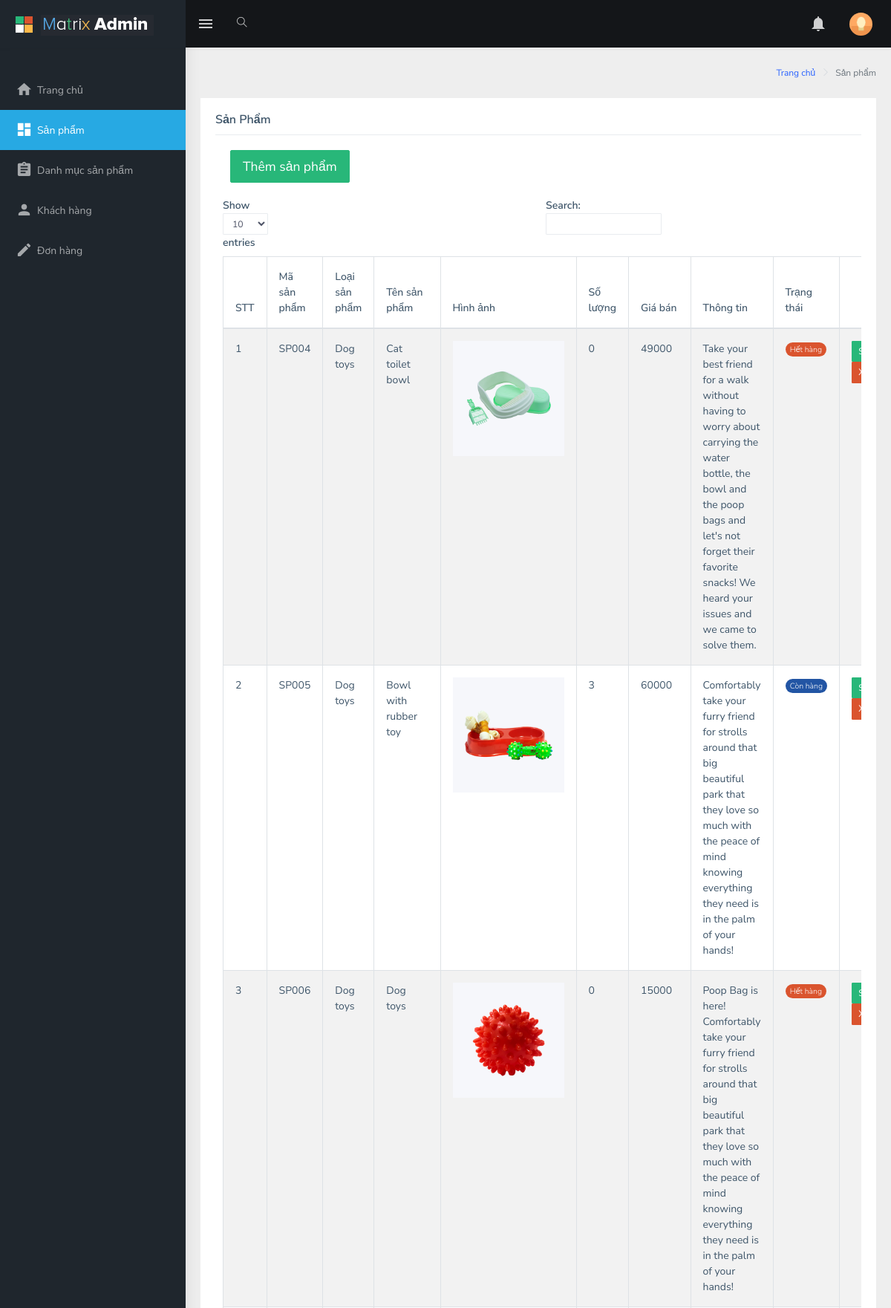
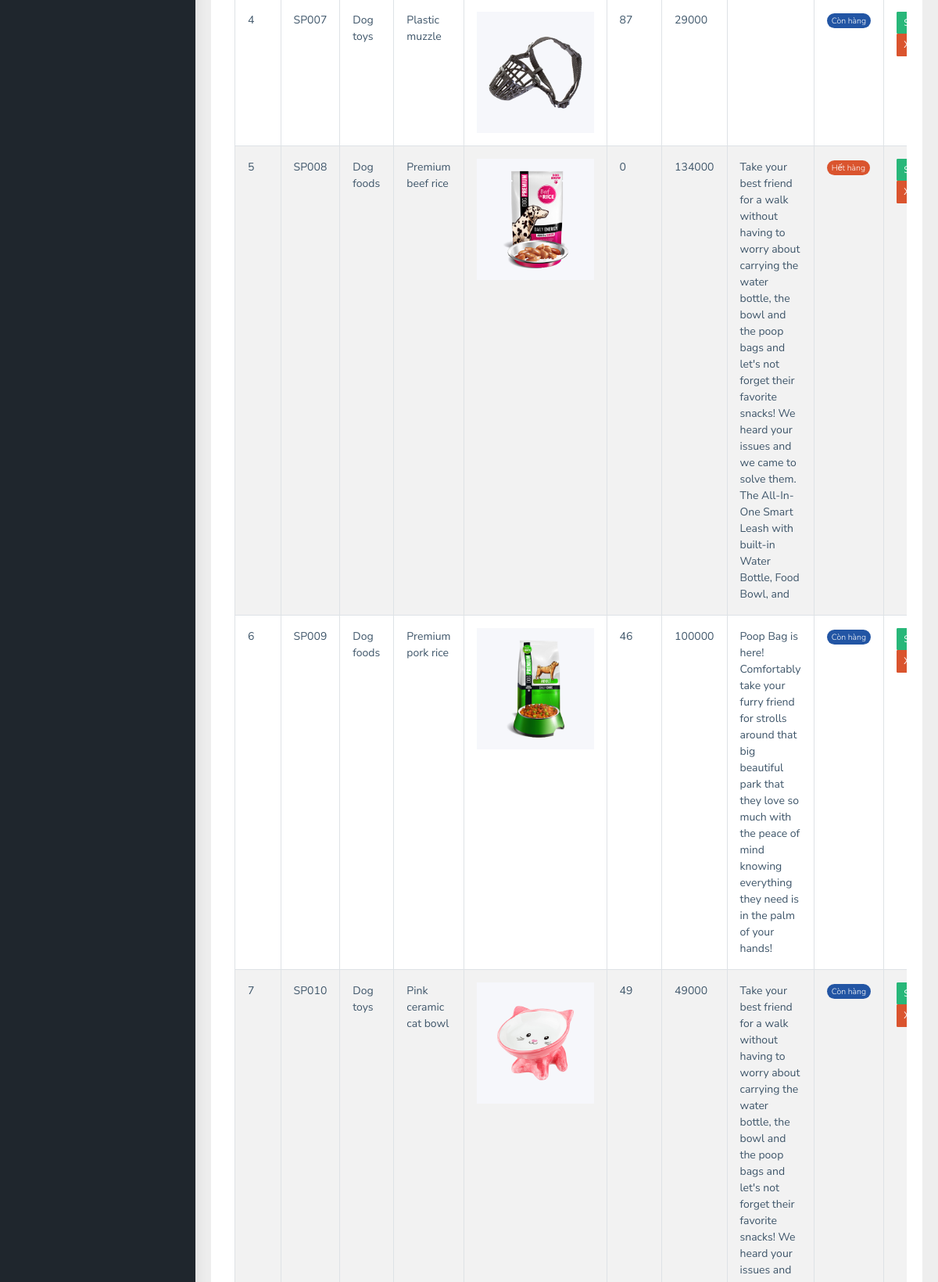
Page /admin/list_product.php (signed in, upper part) on the committed database (2 pictures, top to bottom).
### tables this page shows
CREATE TABLE `san_pham` (
  `ma_sp` varchar(11) NOT NULL,
  `ma_loai_sp` varchar(11) NOT NULL,
  `ten_sp` varchar(50) NOT NULL,
  `hinh_anh` varchar(255) NOT NULL,
  `so_luong` int(11) DEFAULT NULL,
  `gia_ban` int(11) DEFAULT NULL,
  `thong_tin_them` varchar(500) NOT NULL,
  `trang_thai_sp` tinyint(2) NOT NULL DEFAULT 1
);

CREATE TABLE `loai_sp` (
  `ma_loai` varchar(11) NOT NULL,
  `ten_loai_sp` varchar(50) NOT NULL
);

### admin/controllers/c_product.php (called while the page is built, shortened)
<?php
include ("models/m_product.php");
class c_product{
    public function product() {
        $banner = new m_product();
        $product = $banner->select_product();
        include ("templates/layout.php");
    }
}
?>

### admin/list_product.php (called while the page is built, shortened)
<?php
include("controllers/c_product.php");
$product = new c_product();
$product->product();
?>

### admin/models/database.php (called while the page is built, shortened)
<?php
class database{
    protected $pdo = NULL;
    protected $sql = '';
    public function __construct() {
        try
        {
            $this->pdo = new PDO('mysql:host=localhost; dbname=php_shoppet','root','');
            $this->pdo->query('set names "utf8"');
        }
        catch(PDOException $ex )
        {
            die($ex->getMessage());
        }
    }
    public function setQuery($sql) {
        $this->sql = $sql;
    }
    public function execute($options=array()) {
        $this->sta = $this->pdo->prepare($this->sql);
        $this->sta->execute();
        return $this->sta;
    }
    public function loadAllRows($options=array()) {
        if(!$options) {
            if(!$result = $this->execute())
                return false;
        }
        else {
            if(!$result = $this->execute($options))
                return false;
        }
        return $result->fetchAll(PDO::FETCH_OBJ);
    }
}
?>

### admin/models/m_product.php (called while the page is built, shortened)
<?php
require_once ("database.php");
class m_product extends database {
    public function select_product() {
        $sql = "select *
                from san_pham
                inner join loai_sp
                on san_pham.ma_loai_sp = loai_sp.ma_loai";
        return $this->loadAllRows();
    }
}

### admin/views/product/v_product.php (the view, shortened to what this page needs)
<div class="page-wrapper">
    <div class="page-breadcrumb">
        <div class="row">
            <div class="col-12 d-flex no-block align-items-center">
                <div class="ml-auto text-right">
                    <nav aria-label="breadcrumb">
                        <ol class="breadcrumb">
                            <li class="breadcrumb-item"><a href="#">Trang chủ</a></li>
                            <li class="breadcrumb-item active" aria-current="page">Sản phẩm</li>
                        </ol>
                    </nav>
                </div>
            </div>
        </div>
    </div>
    <div class="container-fluid">
        <div class="row">
            <div class="col-12">
                <div class="card">
                    <div class="card-body">
                        <h5 class="card-title">Sản Phẩm</h5>
                        <div class="table-responsive">
                            <div class="border-top" style="display: flex;">
                                <div class="card-body" style="flex: 0;">
                                    <button type="button" class="btn btn-success btn-lg" onclick="window.location.href='add_product.php'">Thêm sản phẩm</button>
                                </div>
                            </div>
                            <table id="zero_config" class="table table-striped table-bordered">
                                <thead>
                                <tr>
                                    <th>STT</th>
                                    <th>Mã sản phẩm</th>
                                    <th>Loại sản phẩm</th>
                                    <th>Tên sản phẩm</th>
                                    <th>Hình ảnh</th>
                                    <th>Số lượng</th>
                                    <th>Giá bán</th>
                                    <th>Thông tin</th>
                                    <th>Trạng thái</th>
                                    <th></th>
                                </tr>
                                </thead>
                                <tbody>
                                <?php
                                    foreach ($product as $key=>$value) {
                                        if ( $value->so_luong == 0) {
                                            $css_trang_thai =   "badge-danger";
                                            $text_trang_thai =  "Hết hàng";
                                        }else{
                                            if($value->trang_thai_sp == 0) {
                                                $css_trang_thai =   "badge-danger";
                                                $text_trang_thai =  "Hết hàng";
                                            }else{
                                                $css_trang_thai = "badge-info";
                                                $text_trang_thai = "Còn hàng";
                                            }
                                        }
                                 ?>
                                    <tr>
                                        <td><?php echo $key+1; ?></td>
                                        <td><?php echo $value->ma_sp ; ?></td>
                                        <td><?php echo $value->ten_loai_sp ; ?></td>
                                        <td><?php echo $value->ten_sp ; ?></td>
                                        <td> <img style="width: 150px;"  src = 'public/imageproduct/<?php echo $value->hinh_anh;?>'></td>
                                        <td><?php echo $value->so_luong ; ?></td>
                                        <td><?php echo $value->gia_ban ; ?></td>
                                        <td><?php echo $value->thong_tin_them ; ?></td>
                                        <td> <span class="badge badge-pill <?php echo $css_trang_thai;?>"><?php echo $text_trang_thai;?> </span></td>
                                        <td>
                                            <button type="button" class="btn btn-success btn-sm" onclick="window.location.href='edit_product.php?ma_sp=<?php echo $value->ma_sp;?>'">Sửa</button>
                                            <button type="button" class="btn btn-danger btn-sm" onclick="window.location.href='delete_product.php?ma_sp=<?php echo $value->ma_sp;?>'">Xóa</button>
                                        </td>
                                    </tr>
                                <?php } ?>
                                </tbody>
                            </table>
                        </div>
                    </div>
                </div>
            </div>
        </div>
    </div>
</div>

### admin/templates/layout.php (shortened to what this page needs)
<!DOCTYPE html>
<html dir="ltr" lang="vi">
<?php
    include ("head.php");
?>
<body>
<div id="main-wrapper">
<?php
include ("header.php");
?>
    <?php
    include ("navigation.php");
    ?>
    <?php
    include ("content.php");
    ?>
</div>
</body>
</html>

### admin/templates/head.php (shortened to what this page needs)
<head>
    <link href="public/assets/libs/flot/css/float-chart.css" rel="stylesheet">
    <link href="public/dist/css/style.min.css" rel="stylesheet">
</head>

### admin/templates/header.php (shortened to what this page needs)
<header class="topbar" data-navbarbg="skin5">
    <nav class="navbar top-navbar navbar-expand-md navbar-dark">
        <div class="navbar-header" data-logobg="skin5">
            <a class="navbar-brand" href="home.php">
                <b class="logo-icon p-l-10">
                    <img src="public/assets/images/logo-icon.png" alt="homepage" class="light-logo" />
                </b>
                <span class="logo-text">
                             <img src="public/assets/images/logo-text.png" alt="homepage" class="light-logo" />
                        </span>
            </a>
        </div>
        <div class="navbar-collapse collapse" id="navbarSupportedContent" data-navbarbg="skin5">
            <ul class="navbar-nav float-left mr-auto">
                <li class="nav-item d-none d-md-block"><a class="nav-link sidebartoggler waves-effect waves-light" href="javascript:void(0)" data-sidebartype="mini-sidebar"><i class="mdi mdi-menu font-24"></i></a></li>
                <li class="nav-item search-box"> <a class="nav-link waves-effect waves-dark" href="javascript:void(0)"><i class="ti-search"></i></a>
                </li>
            </ul>
            <ul class="navbar-nav float-right">
                <li class="nav-item dropdown">
                    <a class="nav-link dropdown-toggle waves-effect waves-dark" href="" id="2" data-toggle="dropdown" aria-haspopup="true" aria-expanded="false"> <i class=" mdi mdi-bell font-24"></i>
                    </a>
                </li>
                <li class="nav-item dropdown">
                    <a class="nav-link dropdown-toggle text-muted waves-effect waves-dark pro-pic" href="" data-toggle="dropdown" aria-haspopup="true" aria-expanded="false"><img src="public/assets/images/users/1.jpg" alt="user" class="rounded-circle" width="31"></a>
                </li>
            </ul>
        </div>
    </nav>
</header>

### admin/templates/navigation.php
<aside class="left-sidebar" data-sidebarbg="skin5">
    <div class="scroll-sidebar">
        <nav class="sidebar-nav">
            <ul id="sidebarnav" class="p-t-30">
                <li class="sidebar-item"> <a class="sidebar-link waves-effect waves-dark sidebar-link" href="home.php" aria-expanded="false"><i class="mdi mdi-home"></i><span class="hide-menu">Trang chủ</span></a></li>
                <li class="sidebar-item"> <a class="sidebar-link waves-effect waves-dark sidebar-link" href="list_product.php" aria-expanded="false"><i class="mdi mdi-view-dashboard"></i><span class="hide-menu">Sản phẩm</span></a></li>
                <li class="sidebar-item"> <a class="sidebar-link waves-effect waves-dark sidebar-link" href="product_categories.php" aria-expanded="false"><i class="mdi mdi-clipboard-text"></i><span class="hide-menu">Danh mục sản phẩm</span></a></li>
                <li class="sidebar-item"> <a class="sidebar-link waves-effect waves-dark sidebar-link" href="customer.php" aria-expanded="false"><i class="mdi mdi-account"></i><span class="hide-menu">Khách hàng</span></a></li>
                <li class="sidebar-item"> <a class="sidebar-link waves-effect waves-dark sidebar-link" href="order.php" aria-expanded="false"><i class="mdi mdi-pencil"></i><span class="hide-menu">Đơn hàng</span></a></li>
            </ul>
        </nav>
    </div>
</aside>

### admin/templates/content.php
<?php
if (isset($view)){
    include ($view);
}
?>

### rows in the picture
san_pham: ma_sp "SP004", ma_loai_sp.ten_loai_sp "Dog toys", ten_sp "Cat toilet bowl", hinh_anh (picture), so_luong "0", gia_ban "49000", thong_tin_them "Take your best friend for a walk without having to worry about carrying the water bottle, the bowl and the poop bags and let's not forget their favorite snacks! We heard your issues and we came to solve them.", so_luong "Hết hàng"
san_pham: ma_sp "SP005", ma_loai_sp.ten_loai_sp "Dog toys", ten_sp "Bowl with rubber toy", hinh_anh (picture), so_luong "3", gia_ban "60000", thong_tin_them "Comfortably take your furry friend for strolls around that big beautiful park that they love so much with the peace of mind knowing everything they need is in the palm of your hands!", trang_thai_sp "Còn hàng"
san_pham: ma_sp "SP006", ma_loai_sp.ten_loai_sp "Dog toys", ten_sp "Dog toys", hinh_anh (picture), so_luong "0", gia_ban "15000", thong_tin_them "Poop Bag is here! Comfortably take your furry friend for strolls around that big beautiful park that they love so much with the peace of mind knowing everything they need is in the palm of your hands!", so_luong "Hết hàng"
san_pham: ma_sp "SP007", ma_loai_sp.ten_loai_sp "Dog toys", ten_sp "Plastic muzzle", hinh_anh (picture), so_luong "87", gia_ban "29000", trang_thai_sp "Còn hàng"
san_pham: ma_sp "SP008", ma_loai_sp.ten_loai_sp "Dog foods", ten_sp "Premium beef rice", hinh_anh (picture), so_luong "0", gia_ban "134000", thong_tin_them "Take your best friend for a walk without having to worry about carrying the water bottle, the bowl and the poop bags and let's not forget their favorite snacks! We heard your issues and we came to solve them. The All-In-One Smart Leash with built-in Water Bottle, Food Bowl, and", so_luong "Hết hàng"
san_pham: ma_sp "SP009", ma_loai_sp.ten_loai_sp "Dog foods", ten_sp "Premium pork rice", hinh_anh (picture), so_luong "46", gia_ban "100000", thong_tin_them "Poop Bag is here! Comfortably take your furry friend for strolls around that big beautiful park that they love so much with the peace of mind knowing everything they need is in the palm of your hands!", trang_thai_sp "Còn hàng"
san_pham: ma_sp "SP010", ma_loai_sp.ten_loai_sp "Dog toys", ten_sp "Pink ceramic cat bowl", hinh_anh (picture), so_luong "49", gia_ban "49000", trang_thai_sp "Còn hàng"
